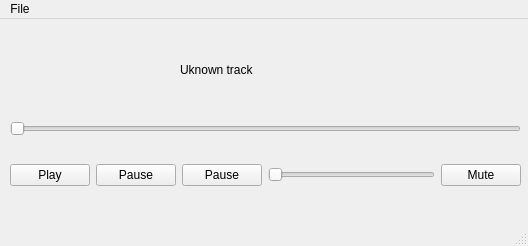
<?xml version="1.0" encoding="UTF-8"?>
<ui version="4.0">
 <class>MusicPlayer</class>
 <widget class="QMainWindow" name="MusicPlayer">
  <property name="geometry">
   <rect>
    <x>0</x>
    <y>0</y>
    <width>528</width>
    <height>246</height>
   </rect>
  </property>
  <property name="windowTitle">
   <string>MainWindow</string>
  </property>
  <widget class="QWidget" name="centralwidget">
   <widget class="QLabel" name="label">
    <property name="geometry">
     <rect>
      <x>180</x>
      <y>30</y>
      <width>141</width>
      <height>41</height>
     </rect>
    </property>
    <property name="text">
     <string>Uknown track</string>
    </property>
   </widget>
   <widget class="QWidget" name="">
    <property name="geometry">
     <rect>
      <x>10</x>
      <y>80</y>
      <width>511</width>
      <height>111</height>
     </rect>
    </property>
    <layout class="QVBoxLayout" name="verticalLayout">
     <item>
      <widget class="QSlider" name="horizontalPlaySlider">
       <property name="orientation">
        <enum>Qt::Horizontal</enum>
       </property>
      </widget>
     </item>
     <item>
      <layout class="QHBoxLayout" name="horizontalLayout">
       <item>
        <widget class="QPushButton" name="pushPlay">
         <property name="text">
          <string>Play</string>
         </property>
        </widget>
       </item>
       <item>
        <widget class="QPushButton" name="pushPause">
         <property name="text">
          <string>Pause</string>
         </property>
        </widget>
       </item>
       <item>
        <widget class="QPushButton" name="pushStop">
         <property name="text">
          <string>Pause</string>
         </property>
        </widget>
       </item>
       <item>
        <widget class="QSlider" name="horizontalVolumeSlider">
         <property name="orientation">
          <enum>Qt::Horizontal</enum>
         </property>
        </widget>
       </item>
       <item>
        <widget class="QPushButton" name="pushMute">
         <property name="text">
          <string>Mute</string>
         </property>
        </widget>
       </item>
      </layout>
     </item>
    </layout>
   </widget>
  </widget>
  <widget class="QMenuBar" name="menubar">
   <property name="geometry">
    <rect>
     <x>0</x>
     <y>0</y>
     <width>528</width>
     <height>24</height>
    </rect>
   </property>
   <widget class="QMenu" name="menuFile">
    <property name="title">
     <string>File</string>
    </property>
    <addaction name="actionOpen"/>
    <addaction name="actionExit"/>
   </widget>
   <addaction name="menuFile"/>
  </widget>
  <widget class="QStatusBar" name="statusbar"/>
  <action name="actionOpen">
   <property name="text">
    <string>Open</string>
   </property>
  </action>
  <action name="actionExit">
   <property name="text">
    <string>Exit</string>
   </property>
  </action>
 </widget>
 <resources/>
 <connections/>
</ui>
